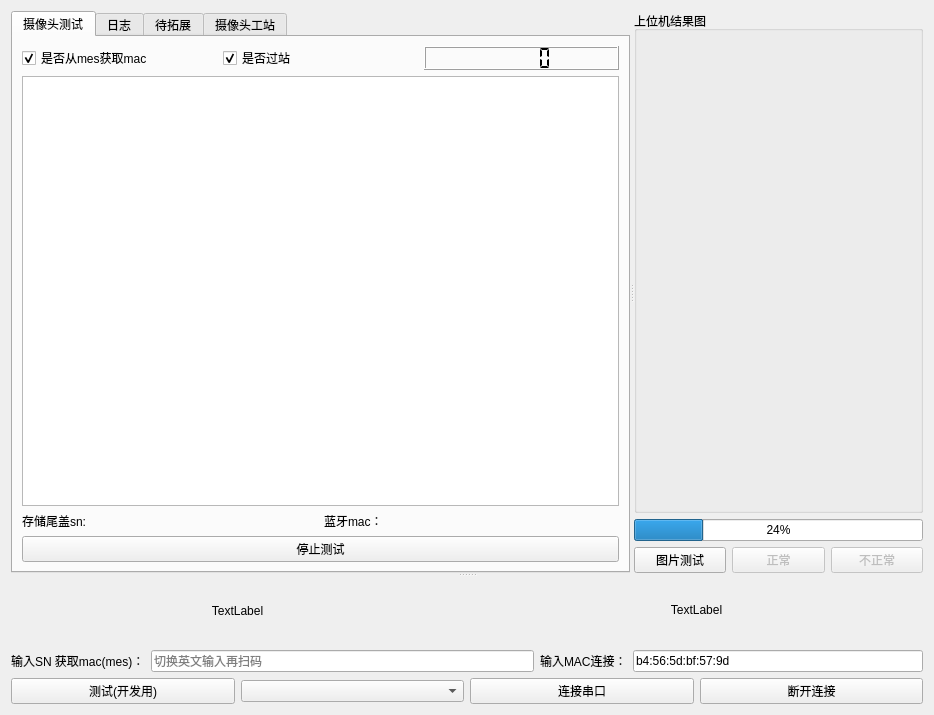
<?xml version="1.0" encoding="UTF-8"?>
<ui version="4.0">
 <class>cameratest</class>
 <widget class="QWidget" name="cameratest">
  <property name="geometry">
   <rect>
    <x>0</x>
    <y>0</y>
    <width>934</width>
    <height>715</height>
   </rect>
  </property>
  <property name="windowTitle">
   <string>Form</string>
  </property>
  <layout class="QGridLayout" name="gridLayout_5">
   <item row="0" column="0">
    <widget class="QSplitter" name="splitter_2">
     <property name="orientation">
      <enum>Qt::Vertical</enum>
     </property>
     <widget class="QSplitter" name="splitter">
      <property name="sizePolicy">
       <sizepolicy hsizetype="Expanding" vsizetype="Expanding">
        <horstretch>0</horstretch>
        <verstretch>0</verstretch>
       </sizepolicy>
      </property>
      <property name="orientation">
       <enum>Qt::Horizontal</enum>
      </property>
      <widget class="QTabWidget" name="tabWidget">
       <property name="sizePolicy">
        <sizepolicy hsizetype="Preferred" vsizetype="Expanding">
         <horstretch>0</horstretch>
         <verstretch>0</verstretch>
        </sizepolicy>
       </property>
       <property name="currentIndex">
        <number>0</number>
       </property>
       <widget class="QWidget" name="tab">
        <attribute name="title">
         <string>摄像头测试</string>
        </attribute>
        <layout class="QGridLayout" name="gridLayout_2">
         <item row="4" column="0">
          <widget class="QTableWidget" name="testResultTable">
           <property name="sizePolicy">
            <sizepolicy hsizetype="Preferred" vsizetype="Expanding">
             <horstretch>0</horstretch>
             <verstretch>0</verstretch>
            </sizepolicy>
           </property>
          </widget>
         </item>
         <item row="10" column="0">
          <widget class="QPushButton" name="stopTest">
           <property name="text">
            <string>停止测试</string>
           </property>
          </widget>
         </item>
         <item row="6" column="0">
          <layout class="QHBoxLayout" name="horizontalLayout_4">
           <item>
            <widget class="QLabel" name="tail_sn">
             <property name="text">
              <string>存储尾盖sn:</string>
             </property>
            </widget>
           </item>
           <item>
            <widget class="QLabel" name="macLabel">
             <property name="text">
              <string>蓝牙mac：</string>
             </property>
            </widget>
           </item>
          </layout>
         </item>
         <item row="0" column="0">
          <layout class="QHBoxLayout" name="horizontalLayout">
           <property name="topMargin">
            <number>0</number>
           </property>
           <item>
            <widget class="QCheckBox" name="isformmes">
             <property name="text">
              <string>是否从mes获取mac</string>
             </property>
             <property name="checked">
              <bool>true</bool>
             </property>
            </widget>
           </item>
           <item>
            <widget class="QCheckBox" name="isusemes">
             <property name="sizePolicy">
              <sizepolicy hsizetype="Minimum" vsizetype="Minimum">
               <horstretch>0</horstretch>
               <verstretch>0</verstretch>
              </sizepolicy>
             </property>
             <property name="text">
              <string>是否过站</string>
             </property>
             <property name="checkable">
              <bool>true</bool>
             </property>
             <property name="checked">
              <bool>true</bool>
             </property>
            </widget>
           </item>
           <item>
            <widget class="QLCDNumber" name="test_time">
             <property name="smallDecimalPoint">
              <bool>false</bool>
             </property>
             <property name="segmentStyle">
              <enum>QLCDNumber::Flat</enum>
             </property>
            </widget>
           </item>
          </layout>
         </item>
        </layout>
       </widget>
       <widget class="QWidget" name="tab_3">
        <attribute name="title">
         <string>日志</string>
        </attribute>
        <layout class="QGridLayout" name="gridLayout">
         <item row="0" column="0">
          <layout class="QHBoxLayout" name="horizontalLayout_8">
           <property name="topMargin">
            <number>0</number>
           </property>
           <item>
            <widget class="QPlainTextEdit" name="log"/>
           </item>
           <item>
            <widget class="QPlainTextEdit" name="msgEdit">
             <property name="sizePolicy">
              <sizepolicy hsizetype="Expanding" vsizetype="Expanding">
               <horstretch>0</horstretch>
               <verstretch>0</verstretch>
              </sizepolicy>
             </property>
             <property name="focusPolicy">
              <enum>Qt::NoFocus</enum>
             </property>
             <property name="readOnly">
              <bool>true</bool>
             </property>
            </widget>
           </item>
          </layout>
         </item>
        </layout>
       </widget>
       <widget class="QWidget" name="tab_2">
        <attribute name="title">
         <string>待拓展</string>
        </attribute>
        <layout class="QGridLayout" name="gridLayout_6">
         <item row="0" column="0">
          <widget class="QPushButton" name="lcdTestButton">
           <property name="text">
            <string>屏幕测试</string>
           </property>
          </widget>
         </item>
         <item row="4" column="0">
          <widget class="QLineEdit" name="nfc_sn">
           <property name="text">
            <string>5504070123111111</string>
           </property>
          </widget>
         </item>
         <item row="1" column="0">
          <widget class="QLabel" name="bleStatusLabel">
           <property name="text">
            <string>蓝牙连接：</string>
           </property>
          </widget>
         </item>
         <item row="7" column="0">
          <widget class="QPushButton" name="nfc_write_read">
           <property name="text">
            <string>nfc读写</string>
           </property>
          </widget>
         </item>
         <item row="4" column="1">
          <widget class="QLineEdit" name="nfc_count">
           <property name="text">
            <string>0</string>
           </property>
          </widget>
         </item>
         <item row="1" column="1">
          <layout class="QHBoxLayout" name="horizontalLayout_11">
           <item>
            <widget class="QPushButton" name="OffsetTest">
             <property name="enabled">
              <bool>true</bool>
             </property>
             <property name="sizePolicy">
              <sizepolicy hsizetype="Preferred" vsizetype="Fixed">
               <horstretch>0</horstretch>
               <verstretch>0</verstretch>
              </sizepolicy>
             </property>
             <property name="text">
              <string>偏移测试</string>
             </property>
            </widget>
           </item>
           <item>
            <widget class="QPushButton" name="py_normal">
             <property name="enabled">
              <bool>false</bool>
             </property>
             <property name="text">
              <string>正常</string>
             </property>
            </widget>
           </item>
           <item>
            <widget class="QPushButton" name="py_abnormal">
             <property name="enabled">
              <bool>false</bool>
             </property>
             <property name="text">
              <string>不正常</string>
             </property>
            </widget>
           </item>
          </layout>
         </item>
         <item row="2" column="1">
          <layout class="QHBoxLayout" name="horizontalLayout_12">
           <item>
            <widget class="QPushButton" name="DirtyTestButton">
             <property name="enabled">
              <bool>true</bool>
             </property>
             <property name="sizePolicy">
              <sizepolicy hsizetype="Expanding" vsizetype="Fixed">
               <horstretch>0</horstretch>
               <verstretch>0</verstretch>
              </sizepolicy>
             </property>
             <property name="text">
              <string>脏污测试</string>
             </property>
            </widget>
           </item>
           <item>
            <widget class="QPushButton" name="zw_normal">
             <property name="enabled">
              <bool>false</bool>
             </property>
             <property name="sizePolicy">
              <sizepolicy hsizetype="Expanding" vsizetype="Fixed">
               <horstretch>0</horstretch>
               <verstretch>0</verstretch>
              </sizepolicy>
             </property>
             <property name="text">
              <string>正常</string>
             </property>
            </widget>
           </item>
           <item>
            <widget class="QPushButton" name="zw_abnormal">
             <property name="enabled">
              <bool>false</bool>
             </property>
             <property name="sizePolicy">
              <sizepolicy hsizetype="Expanding" vsizetype="Fixed">
               <horstretch>0</horstretch>
               <verstretch>0</verstretch>
              </sizepolicy>
             </property>
             <property name="text">
              <string>不正常</string>
             </property>
            </widget>
           </item>
          </layout>
         </item>
         <item row="0" column="1">
          <widget class="QPushButton" name="clear_nfc_data">
           <property name="text">
            <string>清空nfc数据</string>
           </property>
          </widget>
         </item>
         <item row="11" column="0" colspan="3">
          <widget class="QGroupBox" name="verticalLayout_py_2">
           <property name="title">
            <string>算法脚本结果图</string>
           </property>
           <layout class="QVBoxLayout" name="verticalLayout_py">
            <property name="topMargin">
             <number>1</number>
            </property>
           </layout>
          </widget>
         </item>
         <item row="3" column="0">
          <widget class="QLabel" name="uartstate">
           <property name="sizePolicy">
            <sizepolicy hsizetype="Preferred" vsizetype="Preferred">
             <horstretch>0</horstretch>
             <verstretch>0</verstretch>
            </sizepolicy>
           </property>
           <property name="text">
            <string>串口连接：</string>
           </property>
          </widget>
         </item>
         <item row="3" column="1">
          <layout class="QHBoxLayout" name="horizontalLayout_7">
           <item>
            <widget class="QPushButton" name="save_photo">
             <property name="text">
              <string>保存图片</string>
             </property>
            </widget>
           </item>
           <item>
            <widget class="QPushButton" name="normal">
             <property name="enabled">
              <bool>false</bool>
             </property>
             <property name="text">
              <string>结果正常</string>
             </property>
            </widget>
           </item>
           <item>
            <widget class="QPushButton" name="abnormal">
             <property name="enabled">
              <bool>false</bool>
             </property>
             <property name="text">
              <string>结果不正常</string>
             </property>
            </widget>
           </item>
          </layout>
         </item>
         <item row="7" column="1">
          <widget class="QLineEdit" name="nfc_mac">
           <property name="text">
            <string>3C:84:27:07:A8:D2</string>
           </property>
          </widget>
         </item>
        </layout>
       </widget>
       <widget class="QWidget" name="tab_13">
        <attribute name="title">
         <string>摄像头工站</string>
        </attribute>
        <layout class="QGridLayout" name="gridLayout_3">
         <item row="0" column="0">
          <widget class="QGroupBox" name="groupBox_21">
           <property name="title">
            <string>相机参数设置</string>
           </property>
           <layout class="QGridLayout" name="gridLayout_19">
            <property name="topMargin">
             <number>1</number>
            </property>
            <item row="0" column="0">
             <widget class="QGroupBox" name="verticalGroupBox_7">
              <property name="maximumSize">
               <size>
                <width>1666777</width>
                <height>16777215</height>
               </size>
              </property>
              <layout class="QGridLayout" name="gridLayout_18">
               <item row="4" column="0" colspan="2">
                <widget class="QGroupBox" name="horizontalGroupBox_2">
                 <property name="title">
                  <string>调试参数</string>
                 </property>
                 <layout class="QFormLayout" name="formLayout_9">
                  <item row="0" column="0">
                   <widget class="QLabel" name="timestamp_label">
                    <property name="text">
                     <string>时间戳：</string>
                    </property>
                   </widget>
                  </item>
                  <item row="0" column="1">
                   <widget class="QLabel" name="timestamp_value">
                    <property name="text">
                     <string>Null </string>
                    </property>
                   </widget>
                  </item>
                  <item row="1" column="0">
                   <widget class="QLabel" name="label_166">
                    <property name="text">
                     <string>接收到的数据：</string>
                    </property>
                   </widget>
                  </item>
                  <item row="1" column="1">
                   <widget class="QLabel" name="label_167">
                    <property name="maximumSize">
                     <size>
                      <width>250</width>
                      <height>16777215</height>
                     </size>
                    </property>
                    <property name="text">
                     <string>Null</string>
                    </property>
                   </widget>
                  </item>
                  <item row="2" column="0">
                   <widget class="QLabel" name="label_168">
                    <property name="text">
                     <string>接收到数据包长度：</string>
                    </property>
                   </widget>
                  </item>
                  <item row="2" column="1">
                   <widget class="QLabel" name="label_169">
                    <property name="text">
                     <string>Null</string>
                    </property>
                   </widget>
                  </item>
                 </layout>
                </widget>
               </item>
               <item row="3" column="0">
                <layout class="QGridLayout" name="gridLayout_20">
                 <item row="6" column="0">
                  <layout class="QHBoxLayout" name="horizontalLayout_72">
                   <property name="topMargin">
                    <number>0</number>
                   </property>
                   <item>
                    <widget class="QPushButton" name="close_camear_light">
                     <property name="sizePolicy">
                      <sizepolicy hsizetype="Fixed" vsizetype="Fixed">
                       <horstretch>0</horstretch>
                       <verstretch>0</verstretch>
                      </sizepolicy>
                     </property>
                     <property name="text">
                      <string>补光灯关</string>
                     </property>
                    </widget>
                   </item>
                   <item>
                    <widget class="QPushButton" name="open_camear_light">
                     <property name="sizePolicy">
                      <sizepolicy hsizetype="Fixed" vsizetype="Fixed">
                       <horstretch>0</horstretch>
                       <verstretch>0</verstretch>
                      </sizepolicy>
                     </property>
                     <property name="text">
                      <string>补光灯开</string>
                     </property>
                    </widget>
                   </item>
                  </layout>
                 </item>
                 <item row="5" column="0">
                  <layout class="QHBoxLayout" name="horizontalLayout_20">
                   <property name="topMargin">
                    <number>0</number>
                   </property>
                   <item>
                    <widget class="QPushButton" name="open_camera">
                     <property name="sizePolicy">
                      <sizepolicy hsizetype="Fixed" vsizetype="Fixed">
                       <horstretch>0</horstretch>
                       <verstretch>0</verstretch>
                      </sizepolicy>
                     </property>
                     <property name="text">
                      <string>摄像头开</string>
                     </property>
                    </widget>
                   </item>
                   <item>
                    <widget class="QPushButton" name="close_camera">
                     <property name="sizePolicy">
                      <sizepolicy hsizetype="Fixed" vsizetype="Fixed">
                       <horstretch>0</horstretch>
                       <verstretch>0</verstretch>
                      </sizepolicy>
                     </property>
                     <property name="text">
                      <string>摄像头关</string>
                     </property>
                    </widget>
                   </item>
                  </layout>
                 </item>
                 <item row="2" column="0">
                  <layout class="QHBoxLayout" name="horizontalLayout_73">
                   <item>
                    <widget class="QLabel" name="exposure_time_label">
                     <property name="text">
                      <string>曝光时间：</string>
                     </property>
                    </widget>
                   </item>
                   <item>
                    <widget class="QLineEdit" name="exposure_time_edit">
                     <property name="text">
                      <string>10</string>
                     </property>
                     <property name="placeholderText">
                      <string>ms</string>
                     </property>
                    </widget>
                   </item>
                  </layout>
                 </item>
                </layout>
               </item>
              </layout>
             </widget>
            </item>
           </layout>
          </widget>
         </item>
         <item row="0" column="1">
          <widget class="QGroupBox" name="verticalGroupBox_9">
           <layout class="QVBoxLayout" name="verticalLayout_64">
            <item>
             <widget class="QGroupBox" name="verticalGroupBox_10">
              <property name="title">
               <string>WIFI配网</string>
              </property>
              <layout class="QGridLayout" name="gridLayout_21">
               <item row="0" column="0">
                <widget class="QLabel" name="ssid_label">
                 <property name="text">
                  <string>SSID:</string>
                 </property>
                </widget>
               </item>
               <item row="0" column="1">
                <widget class="QLineEdit" name="ssid_lineEdit">
                 <property name="text">
                  <string>WIFI_TEST_8F28</string>
                 </property>
                </widget>
               </item>
               <item row="1" column="0">
                <widget class="QLabel" name="password_label">
                 <property name="text">
                  <string>PASSWORD:</string>
                 </property>
                </widget>
               </item>
               <item row="1" column="1">
                <widget class="QLineEdit" name="password_lineEdit">
                 <property name="text">
                  <string>usmile123</string>
                 </property>
                </widget>
               </item>
               <item row="2" column="0">
                <widget class="QLabel" name="IP_TEXT">
                 <property name="maximumSize">
                  <size>
                   <width>16777215</width>
                   <height>20</height>
                  </size>
                 </property>
                 <property name="text">
                  <string>本机IP地址：</string>
                 </property>
                 <property name="alignment">
                  <set>Qt::AlignCenter</set>
                 </property>
                </widget>
               </item>
               <item row="2" column="1">
                <widget class="QLineEdit" name="client_ip_label">
                 <property name="text">
                  <string>192.168.101.40</string>
                 </property>
                </widget>
               </item>
               <item row="3" column="0">
                <widget class="QLabel" name="port_set_label">
                 <property name="maximumSize">
                  <size>
                   <width>16777215</width>
                   <height>15</height>
                  </size>
                 </property>
                 <property name="text">
                  <string>设置端口号：</string>
                 </property>
                 <property name="alignment">
                  <set>Qt::AlignCenter</set>
                 </property>
                </widget>
               </item>
               <item row="3" column="1">
                <widget class="QLineEdit" name="port_num">
                 <property name="text">
                  <string>3333</string>
                 </property>
                 <property name="alignment">
                  <set>Qt::AlignCenter</set>
                 </property>
                </widget>
               </item>
               <item row="4" column="1">
                <widget class="QPushButton" name="distribution_network">
                 <property name="text">
                  <string>配网</string>
                 </property>
                </widget>
               </item>
              </layout>
             </widget>
            </item>
           </layout>
          </widget>
         </item>
        </layout>
       </widget>
      </widget>
      <widget class="QWidget" name="horizontalWidget_5" native="true">
       <property name="sizePolicy">
        <sizepolicy hsizetype="Expanding" vsizetype="Expanding">
         <horstretch>0</horstretch>
         <verstretch>0</verstretch>
        </sizepolicy>
       </property>
       <property name="minimumSize">
        <size>
         <width>250</width>
         <height>250</height>
        </size>
       </property>
       <layout class="QGridLayout" name="gridLayout_4">
        <item row="0" column="0">
         <widget class="QGroupBox" name="groupBox">
          <property name="sizePolicy">
           <sizepolicy hsizetype="Expanding" vsizetype="Expanding">
            <horstretch>0</horstretch>
            <verstretch>0</verstretch>
           </sizepolicy>
          </property>
          <property name="title">
           <string>上位机结果图</string>
          </property>
          <property name="flat">
           <bool>false</bool>
          </property>
          <property name="checkable">
           <bool>false</bool>
          </property>
          <layout class="QVBoxLayout" name="verticalLayout">
           <property name="topMargin">
            <number>1</number>
           </property>
          </layout>
         </widget>
        </item>
        <item row="1" column="0">
         <widget class="QProgressBar" name="picture_speed">
          <property name="value">
           <number>24</number>
          </property>
         </widget>
        </item>
        <item row="3" column="0">
         <layout class="QHBoxLayout" name="horizontalLayout_9">
          <property name="topMargin">
           <number>0</number>
          </property>
          <item>
           <layout class="QHBoxLayout" name="horizontalLayout_13">
            <item>
             <widget class="QPushButton" name="ResolutionTestButton">
              <property name="enabled">
               <bool>true</bool>
              </property>
              <property name="sizePolicy">
               <sizepolicy hsizetype="Expanding" vsizetype="Fixed">
                <horstretch>0</horstretch>
                <verstretch>0</verstretch>
               </sizepolicy>
              </property>
              <property name="text">
               <string>图片测试</string>
              </property>
             </widget>
            </item>
            <item>
             <widget class="QPushButton" name="jxl_normal">
              <property name="enabled">
               <bool>false</bool>
              </property>
              <property name="sizePolicy">
               <sizepolicy hsizetype="Expanding" vsizetype="Fixed">
                <horstretch>0</horstretch>
                <verstretch>0</verstretch>
               </sizepolicy>
              </property>
              <property name="text">
               <string>正常</string>
              </property>
             </widget>
            </item>
            <item>
             <widget class="QPushButton" name="jxl_abnormal">
              <property name="enabled">
               <bool>false</bool>
              </property>
              <property name="sizePolicy">
               <sizepolicy hsizetype="Expanding" vsizetype="Fixed">
                <horstretch>0</horstretch>
                <verstretch>0</verstretch>
               </sizepolicy>
              </property>
              <property name="text">
               <string>不正常</string>
              </property>
             </widget>
            </item>
           </layout>
          </item>
         </layout>
        </item>
       </layout>
      </widget>
     </widget>
     <widget class="QWidget" name="verticalLayoutWidget">
      <layout class="QVBoxLayout" name="verticalLayout_3">
       <property name="topMargin">
        <number>0</number>
       </property>
       <item>
        <layout class="QHBoxLayout" name="horizontalLayout_3">
         <item>
          <widget class="QLabel" name="test_result">
           <property name="text">
            <string>TextLabel</string>
           </property>
           <property name="alignment">
            <set>Qt::AlignCenter</set>
           </property>
          </widget>
         </item>
         <item>
          <widget class="QLabel" name="mes_state">
           <property name="text">
            <string>&lt;html&gt;&lt;head/&gt;&lt;body&gt;&lt;p align=&quot;center&quot;&gt;TextLabel&lt;/p&gt;&lt;/body&gt;&lt;/html&gt;</string>
           </property>
           <property name="alignment">
            <set>Qt::AlignCenter</set>
           </property>
          </widget>
         </item>
        </layout>
       </item>
       <item>
        <layout class="QHBoxLayout" name="horizontalLayout_10">
         <item>
          <layout class="QHBoxLayout" name="horizontalLayout_5">
           <property name="leftMargin">
            <number>0</number>
           </property>
           <item>
            <widget class="QLabel" name="label_6">
             <property name="text">
              <string>输入SN 获取mac(mes)：</string>
             </property>
            </widget>
           </item>
           <item>
            <widget class="QLineEdit" name="getMac">
             <property name="sizePolicy">
              <sizepolicy hsizetype="Expanding" vsizetype="Fixed">
               <horstretch>0</horstretch>
               <verstretch>0</verstretch>
              </sizepolicy>
             </property>
             <property name="text">
              <string/>
             </property>
             <property name="placeholderText">
              <string>切换英文输入再扫码</string>
             </property>
            </widget>
           </item>
           <item>
            <layout class="QHBoxLayout" name="horizontalLayout_2">
             <item>
              <widget class="QLabel" name="label_2">
               <property name="text">
                <string>输入MAC连接：</string>
               </property>
              </widget>
             </item>
             <item>
              <widget class="QLineEdit" name="macInput">
               <property name="sizePolicy">
                <sizepolicy hsizetype="Expanding" vsizetype="Fixed">
                 <horstretch>0</horstretch>
                 <verstretch>0</verstretch>
                </sizepolicy>
               </property>
               <property name="inputMask">
                <string/>
               </property>
               <property name="text">
                <string>b4:56:5d:bf:57:9d</string>
               </property>
               <property name="placeholderText">
                <string>切换英文输入再扫码</string>
               </property>
              </widget>
             </item>
            </layout>
           </item>
          </layout>
         </item>
        </layout>
       </item>
       <item>
        <layout class="QHBoxLayout" name="horizontalLayout_6">
         <item>
          <widget class="QPushButton" name="pushButton">
           <property name="text">
            <string>测试(开发用)</string>
           </property>
          </widget>
         </item>
         <item>
          <widget class="QComboBox" name="comNameCombo"/>
         </item>
         <item>
          <widget class="QPushButton" name="connectButton">
           <property name="text">
            <string>连接串口</string>
           </property>
          </widget>
         </item>
         <item>
          <widget class="QPushButton" name="disconnectButton">
           <property name="text">
            <string>断开连接</string>
           </property>
          </widget>
         </item>
        </layout>
       </item>
      </layout>
     </widget>
    </widget>
   </item>
  </layout>
 </widget>
 <resources/>
 <connections/>
</ui>
